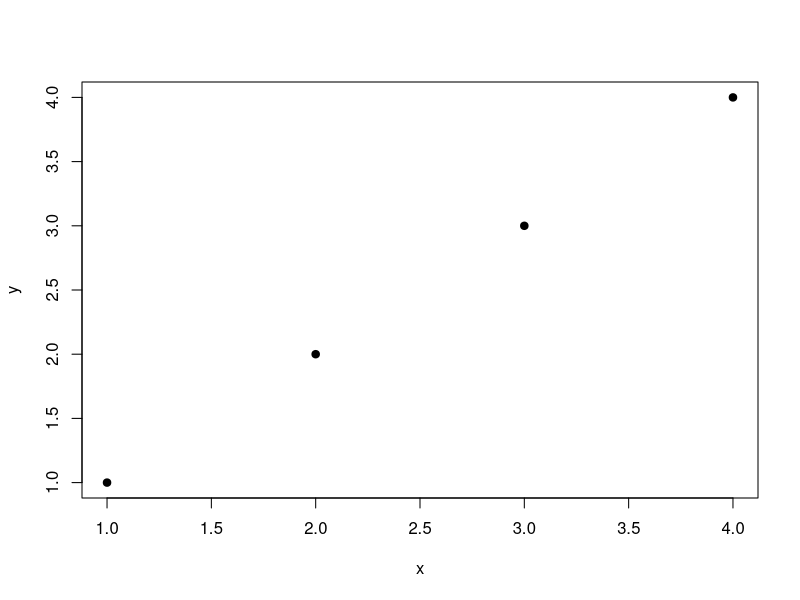
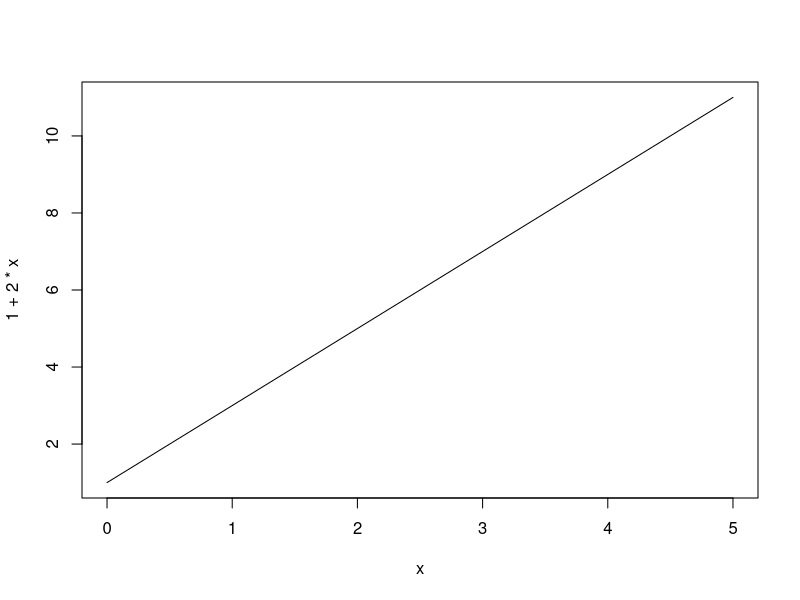
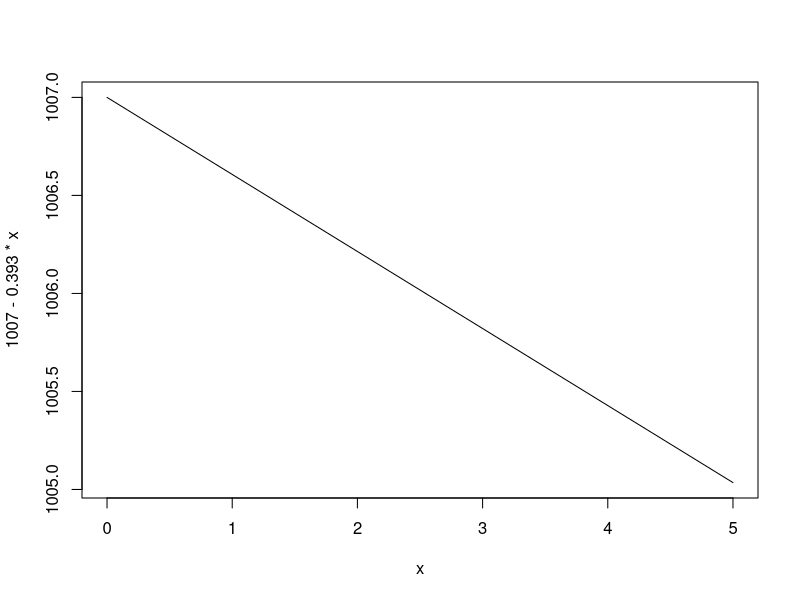
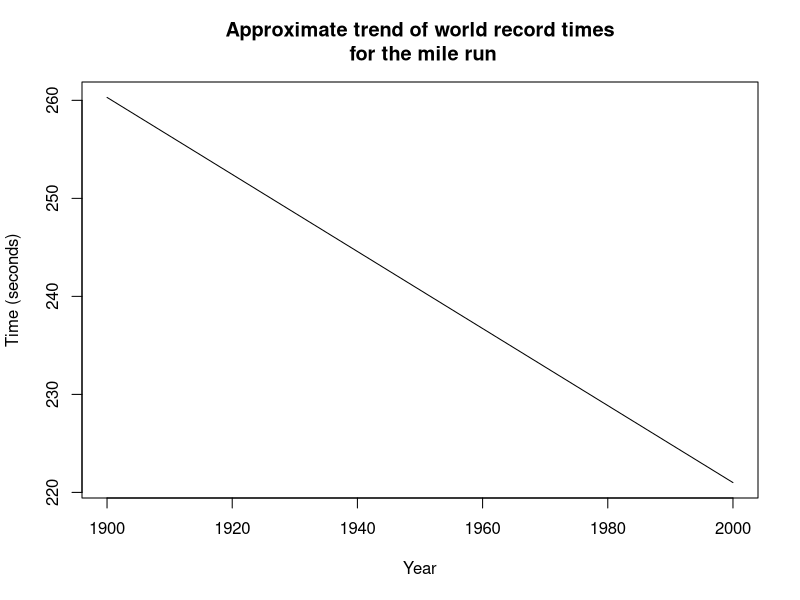

Source code (R) for these figures, in order:
## ---- chunk 1
#| code-fold: false

points <- data.frame(x = c(1,2,3,4), y= c(1,2,3,4))
## ---- chunk 2
#| code-fold: false

plot(points, pch = 19)

## ---- chunk 3
#| code-fold: false
curve(1 + 2*x, from = 0, to = 5)
## ---- chunk 4
#| code-fold: false

curve(1007 - 0.393*x, from = 0, to = 5)
## ---- chunk 5
#| code-fold: false

curve(1007 - 0.393*x, 
      from = 1900, to = 2000, 
      xlab = "Year", 
      ylab = "Time (seconds)",
      main = "Approximate trend of world record times\n for the mile run")
